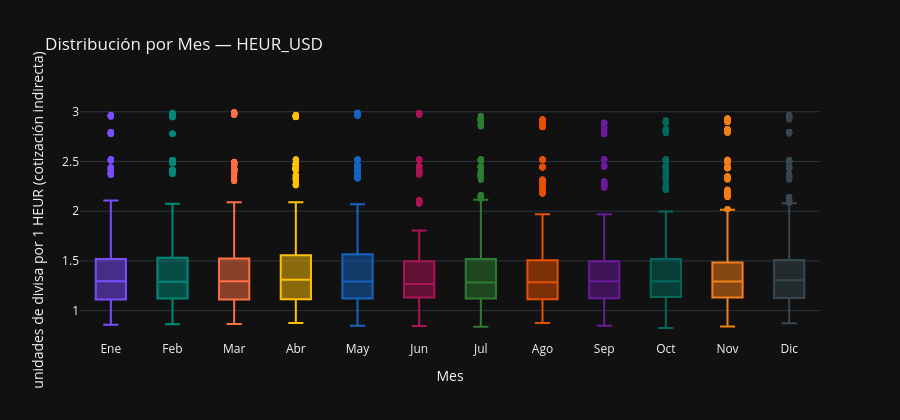

Notebook source saved alongside this figure:
### Markdown cell above
### Análisis:

El `HEUR_USD` presenta 1.996 outliers por criterio IQR (1,5×) y 300 por z-score (>3), un contraste radical con la ausencia total de outliers del `IPRI_total_industria_2025`. La diferencia no refleja anomalías estadísticas en sentido estricto sino la estructura por regímenes de la serie: el cuerpo principal post-1985 se concentra entre 0,85 y 1,55, y las observaciones del régimen pre-1985, con valores de hasta 3,00, quedan sistemáticamente fuera de los bigotes del cuerpo principal. Que el criterio IQR marque aproximadamente el 13% de la muestra como extrema indica que el periodo pre-1985 no es un episodio marginal sino un segmento temporal de un régimen cambiario estructuralmente distinto.

Los diez valores extremos confirman esta lectura: los cinco mínimos se concentran en octubre de 2000 y julio de 2001 (entre 0,825 y 0,838), el mínimo histórico de fortaleza del dólar durante el boom tecnológico estadounidense, y los cinco máximos en febrero y marzo de 1975 (entre 2,991 y 2,998), el tramo inicial de máxima debilidad de la peseta tras el fin de Bretton Woods. Ambos grupos son extremos temporales de regímenes diferenciados, no perturbaciones puntuales, lo que confirma que la serie no admite un tratamiento estacionario homogéneo sobre toda la muestra en su nivel.

### Code cell
if DATASET_CONFIG['frecuencia_original'] == 'trimestral':
    y_periodo = y.index.quarter.map({1:'T1', 2:'T2', 3:'T3', 4:'T4'})
    titulo_grupo = 'Trimestre'
    orden_periodos = ['T1', 'T2', 'T3', 'T4']
elif DATASET_CONFIG['frecuencia_original'] == 'mensual':
    meses = ['Ene','Feb','Mar','Abr','May','Jun','Jul','Ago','Sep','Oct','Nov','Dic']
    y_periodo = y.index.month.map({i+1: m for i, m in enumerate(meses)})
    titulo_grupo = 'Mes'
    orden_periodos = meses
else:
    meses = ['Ene','Feb','Mar','Abr','May','Jun','Jul','Ago','Sep','Oct','Nov','Dic']
    y_periodo = y.index.month.map({i+1: m for i, m in enumerate(meses)})
    titulo_grupo = 'Mes'
    orden_periodos = meses

colores_bp = ['#7C4DFF', '#00897B', '#FF7043', '#FFC107',
               '#1565C0', '#AD1457', '#2E7D32', '#E65100',
               '#6A1B9A', '#00695C', '#F57F17', '#37474F']

df_box = pd.DataFrame({
    'periodo': y_periodo.values,
    'valor': y.values,
    'fecha': y.index.strftime('%Y-%m-%d'),
})
df_box['periodo'] = pd.Categorical(df_box['periodo'],
                                    categories=[p for p in orden_periodos if p in df_box['periodo'].values],
                                    ordered=True)

fig = px.box(
    df_box, x='periodo', y='valor', color='periodo',
    hover_data=['fecha'],
    title=f'Distribución por {titulo_grupo} — {VAR_PRINCIPAL}',
    labels={'valor': UNIDADES, 'periodo': titulo_grupo, 'fecha': 'Fecha'},
    color_discrete_sequence=colores_bp,
    category_orders={'periodo': orden_periodos},
)
fig.update_layout(showlegend=False, height=420)
fig.show()

### Figure 1 — Plotly figure (JSON) as saved in the notebook; plotly's stock layout.template omitted (floating-point values rounded to 4 significant figures; data arrays with more than 128 entries replaced by an {"elided": "..."} marker saying what was removed)
{"data": [{"alignmentgroup": "True", "customdata": {"elided": "1323x1 str values"}, "hovertemplate": "Mes=%{x}<br>unidades de divisa por 1 HEUR (cotización indirecta)=%{y}<br>Fecha=%{customdata[0]}<extra></extra>", "legendgroup": "Ene", "marker": {"color": "#7C4DFF"}, "name": "Ene", "notched": false, "offsetgroup": "Ene", "orientation": "v", "showlegend": true, "type": "box", "x": {"elided": "1323 str values"}, "x0": " ", "xaxis": "x", "y": {"elided": "1323 float values"}, "y0": " ", "yaxis": "y"}, {"alignmentgroup": "True", "customdata": {"elided": "1223x1 str values"}, "hovertemplate": "Mes=%{x}<br>unidades de divisa por 1 HEUR (cotización indirecta)=%{y}<br>Fecha=%{customdata[0]}<extra></extra>", "legendgroup": "Feb", "marker": {"color": "#00897B"}, "name": "Feb", "notched": false, "offsetgroup": "Feb", "orientation": "v", "showlegend": true, "type": "box", "x": {"elided": "1223 str values"}, "x0": " ", "xaxis": "x", "y": {"elided": "1223 float values"}, "y0": " ", "yaxis": "y"}, {"alignmentgroup": "True", "customdata": {"elided": "1332x1 str values"}, "hovertemplate": "Mes=%{x}<br>unidades de divisa por 1 HEUR (cotización indirecta)=%{y}<br>Fecha=%{customdata[0]}<extra></extra>", "legendgroup": "Mar", "marker": {"color": "#FF7043"}, "name": "Mar", "notched": false, "offsetgroup": "Mar", "orientation": "v", "showlegend": true, "type": "box", "x": {"elided": "1332 str values"}, "x0": " ", "xaxis": "x", "y": {"elided": "1332 float values"}, "y0": " ", "yaxis": "y"}, {"alignmentgroup": "True", "customdata": {"elided": "1256x1 str values"}, "hovertemplate": "Mes=%{x}<br>unidades de divisa por 1 HEUR (cotización indirecta)=%{y}<br>Fecha=%{customdata[0]}<extra></extra>", "legendgroup": "Abr", "marker": {"color": "#FFC107"}, "name": "Abr", "notched": false, "offsetgroup": "Abr", "orientation": "v", "showlegend": true, "type": "box", "x": {"elided": "1256 str values"}, "x0": " ", "xaxis": "x", "y": {"elided": "1256 float values"}, "y0": " ", "yaxis": "y"}, {"alignmentgroup": "True", "customdata": {"elided": "1324x1 str values"}, "hovertemplate": "Mes=%{x}<br>unidades de divisa por 1 HEUR (cotización indirecta)=%{y}<br>Fecha=%{customdata[0]}<extra></extra>", "legendgroup": "May", "marker": {"color": "#1565C0"}, "name": "May", "notched": false, "offsetgroup": "May", "orientation": "v", "showlegend": true, "type": "box", "x": {"elided": "1324 str values"}, "x0": " ", "xaxis": "x", "y": {"elided": "1324 float values"}, "y0": " ", "yaxis": "y"}, {"alignmentgroup": "True", "customdata": {"elided": "1298x1 str values"}, "hovertemplate": "Mes=%{x}<br>unidades de divisa por 1 HEUR (cotización indirecta)=%{y}<br>Fecha=%{customdata[0]}<extra></extra>", "legendgroup": "Jun", "marker": {"color": "#AD1457"}, "name": "Jun", "notched": false, "offsetgroup": "Jun", "orientation": "v", "showlegend": true, "type": "box", "x": {"elided": "1298 str values"}, "x0": " ", "xaxis": "x", "y": {"elided": "1298 float values"}, "y0": " ", "yaxis": "y"}, {"alignmentgroup": "True", "customdata": {"elided": "1372x1 str values"}, "hovertemplate": "Mes=%{x}<br>unidades de divisa por 1 HEUR (cotización indirecta)=%{y}<br>Fecha=%{customdata[0]}<extra></extra>", "legendgroup": "Jul", "marker": {"color": "#2E7D32"}, "name": "Jul", "notched": false, "offsetgroup": "Jul", "orientation": "v", "showlegend": true, "type": "box", "x": {"elided": "1372 str values"}, "x0": " ", "xaxis": "x", "y": {"elided": "1372 float values"}, "y0": " ", "yaxis": "y"}, {"alignmentgroup": "True", "customdata": {"elided": "1374x1 str values"}, "hovertemplate": "Mes=%{x}<br>unidades de divisa por 1 HEUR (cotización indirecta)=%{y}<br>Fecha=%{customdata[0]}<extra></extra>", "legendgroup": "Ago", "marker": {"color": "#E65100"}, "name": "Ago", "notched": false, "offsetgroup": "Ago", "orientation": "v", "showlegend": true, "type": "box", "x": {"elided": "1374 str values"}, "x0": " ", "xaxis": "x", "y": {"elided": "1374 float values"}, "y0": " ", "yaxis": "y"}, {"alignmentgroup": "True", "customdata": {"elided": "1328x1 str values"}, "hovertemplate": "Mes=%{x}<br>unidades de divisa por 1 HEUR (cotización indirecta)=%{y}<br>Fecha=%{customdata[0]}<extra></extra>", "legendgroup": "Sep", "marker": {"color": "#6A1B9A"}, "name": "Sep", "notched": false, "offsetgroup": "Sep", "orientation": "v", "showlegend": true, "type": "box", "x": {"elided": "1328 str values"}, "x0": " ", "xaxis": "x", "y": {"elided": "1328 float values"}, "y0": " ", "yaxis": "y"}, {"alignmentgroup": "True", "customdata": {"elided": "1351x1 str values"}, "hovertemplate": "Mes=%{x}<br>unidades de divisa por 1 HEUR (cotización indirecta)=%{y}<br>Fecha=%{customdata[0]}<extra></extra>", "legendgroup": "Oct", "marker": {"color": "#00695C"}, "name": "Oct", "notched": false, "offsetgroup": "Oct", "orientation": "v", "showlegend": true, "type": "box", "x": {"elided": "1351 str values"}, "x0": " ", "xaxis": "x", "y": {"elided": "1351 float values"}, "y0": " ", "yaxis": "y"}, {"alignmentgroup": "True", "customdata": {"elided": "1309x1 str values"}, "hovertemplate": "Mes=%{x}<br>unidades de divisa por 1 HEUR (cotización indirecta)=%{y}<br>Fecha=%{customdata[0]}<extra></extra>", "legendgroup": "Nov", "marker": {"color": "#F57F17"}, "name": "Nov", "notched": false, "offsetgroup": "Nov", "orientation": "v", "showlegend": true, "type": "box", "x": {"elided": "1309 str values"}, "x0": " ", "xaxis": "x", "y": {"elided": "1309 float values"}, "y0": " ", "yaxis": "y"}, {"alignmentgroup": "True", "customdata": {"elided": "1310x1 str values"}, "hovertemplate": "Mes=%{x}<br>unidades de divisa por 1 HEUR (cotización indirecta)=%{y}<br>Fecha=%{customdata[0]}<extra></extra>", "legendgroup": "Dic", "marker": {"color": "#37474F"}, "name": "Dic", "notched": false, "offsetgroup": "Dic", "orientation": "v", "showlegend": true, "type": "box", "x": {"elided": "1310 str values"}, "x0": " ", "xaxis": "x", "y": {"elided": "1310 float values"}, "y0": " ", "yaxis": "y"}], "layout": {"boxmode": "overlay", "height": 420, "legend": {"title": {"text": "Mes"}, "tracegroupgap": 0}, "showlegend": false, "title": {"text": "Distribución por Mes — HEUR_USD"}, "xaxis": {"anchor": "y", "categoryarray": ["Ene", "Feb", "Mar", "Abr", "May", "Jun", "Jul", "Ago", "Sep", "Oct", "Nov", "Dic"], "categoryorder": "array", "domain": [0.0, 1.0], "title": {"text": "Mes"}}, "yaxis": {"anchor": "x", "domain": [0.0, 1.0], "title": {"text": "unidades de divisa por 1 HEUR (cotización indirecta)"}}}}
